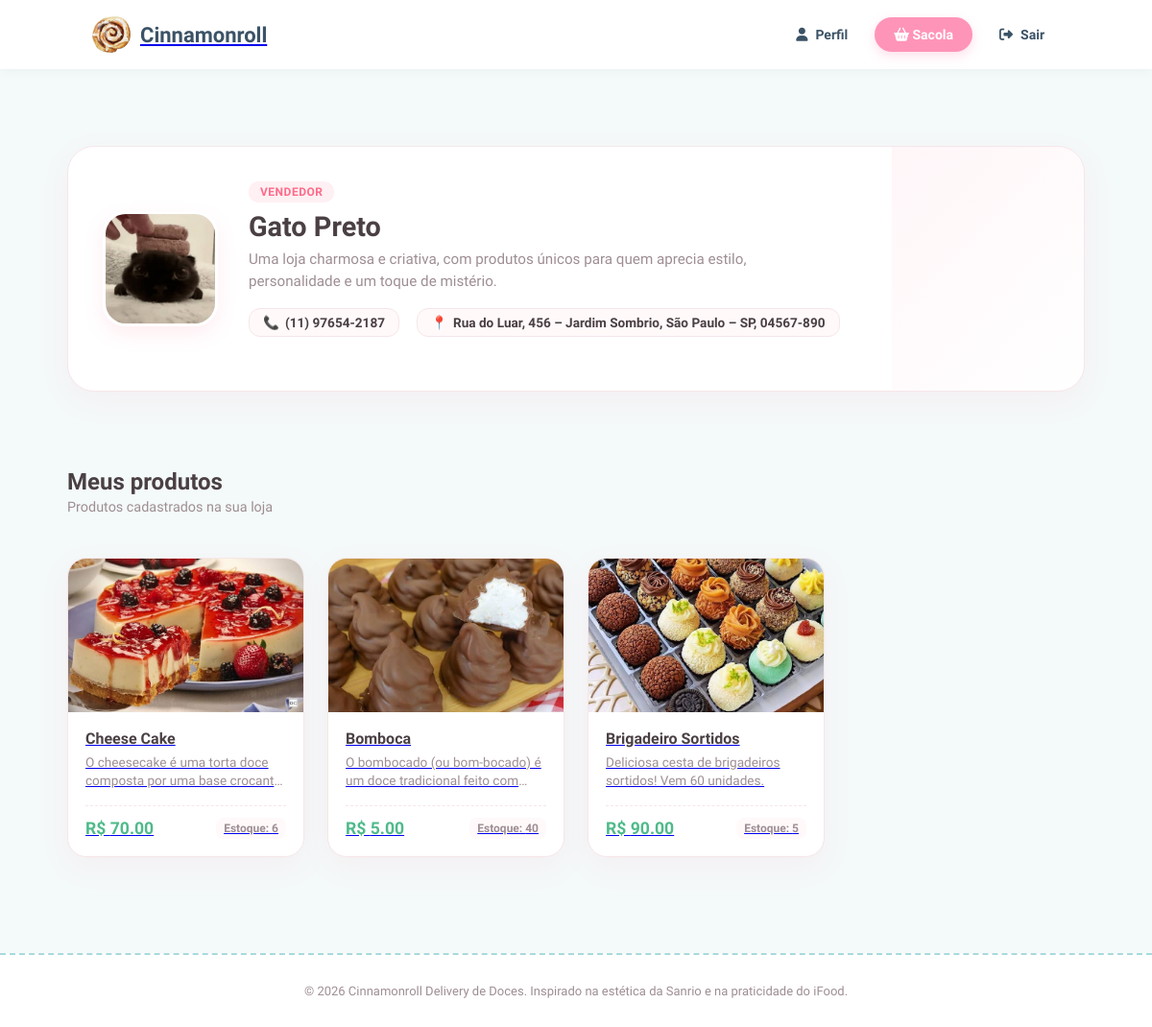
Page /perfilVendedor/50/ (signed in) on the committed database.
### core/models.py (models this page shows, shortened)
class Perfil(models.Model):
    TIPO_USUARIO = (
        ("CLIENTE", "Cliente"),
        ("VENDEDOR", "Vendedor"),
        ("ADMINISTRADOR", "Admin"),
    )
    usuario = models.OneToOneField(
        User,
        on_delete=models.CASCADE,
        related_name="perfil"
    )
    tipo = models.CharField(max_length=13, choices=TIPO_USUARIO)
    telefone = models.CharField(max_length=20, blank=True)
    endereco = models.CharField(max_length=255, blank=True)
    nome_loja = models.CharField(max_length=100, blank=True)
    descricao_loja = models.TextField(blank=True)
    foto = models.ImageField(upload_to="lojas/", blank=True, null=True)

class Produto(models.Model):
    vendedor = models.ForeignKey(
        Perfil,
        on_delete=models.CASCADE,
        related_name="produtos",
        limit_choices_to={"tipo": "VENDEDOR"}
    )
    nome = models.CharField(max_length=100)
    descricao = models.TextField()
    preco = models.DecimalField(max_digits=8, decimal_places=2)
    estoque = models.PositiveIntegerField(default=0)
    imagem = models.ImageField(upload_to="produtos/", blank=True, null=True)

### core/views.py (the view)
# urls.py: path('perfilVendedor/', perfilVendedor, name='perfilVendedor'),
@login_required
def perfilVendedor(request, id=None):
    if id:
        perfil = get_object_or_404(Perfil, id=id, tipo="VENDEDOR")
    else:
        perfil = request.user.perfil
    produtos = perfil.produtos.all()
    return render(request, 'core/perfilVendedor.html', {
        'perfil': perfil,'produtos': produtos})

### core/templates/core/perfilVendedor.html (shortened to what this page needs)
{% extends 'core/base.html' %}
{% load static %}
{% block head %}
<link rel="stylesheet" href="{% static 'forms.css' %}">
<link rel="stylesheet" href="{% static 'perfis.css' %}">
{% endblock %}
{% block content %}
<div class="perfil-vendedor">
    <section class="loja-cabecalho">
        <div class="loja-foto">
            {% if perfil.foto %}
                <img src="{{ perfil.foto.url }}" alt="Foto da loja">
            {% else %}
                <div class="loja-foto-vazia">
                    🏪
                </div>
            {% endif %}
        </div>
        <div class="loja-informacoes">
            <span class="tipo-conta">
                Vendedor
            </span>
            <h1>
                {% if perfil.nome_loja %}
                    {{ perfil.nome_loja }}
                {% else %}
                    Minha Loja
                {% endif %}
            </h1>
            {% if perfil.descricao_loja %}
                <p class="descricao-loja">
                    {{ perfil.descricao_loja }}
                </p>
            {% else %}
                <p class="descricao-vazia">
                    Sua loja ainda não possui uma descrição.
                </p>
            {% endif %}
            <div class="informacoes-contato">
                {% if perfil.telefone %}
                    <div>
                        📞
                        <span>{{ perfil.telefone }}</span>
                    </div>
                {% endif %}
                {% if perfil.endereco %}
                    <div>
                        📍
                        <span>{{ perfil.endereco }}</span>
                    </div>
                {% endif %}
            </div>
        </div>
    </section>
    <section class="produtos-loja">
        <div class="produtos-cabecalho">
            <div>
                <h2>Meus produtos</h2>
                <p>
                    Produtos cadastrados na sua loja
                </p>
            </div>
        </div>
        {% if produtos %}
            <div class="produtos-grid">
                    {% for produto in produtos %}
                    <div class="produtos-grid">
                        {% include 'core/componentes/card_produto.html' %}
                    </div>
                    {% endfor %}
            </div>
        {% endif %}
    </section>
</div>
{% endblock %}

### core/templates/core/componentes/card_produto.html
<a href="{% url 'produto' produto.id %}" class="produto-card-link">
    <div class="produto-card">
        <div class="produto-imagem">
            {% if produto.imagem %}
                <img
                    src="{{ produto.imagem.url }}"
                    alt="{{ produto.nome }}"
                >
            {% else %}
                <div class="produto-sem-imagem">
                    🍰
                </div>
            {% endif %}
        </div>
        <div class="produto-info">
            <h3>
                {{ produto.nome }}
            </h3>
            <p>
                {{ produto.descricao }}
            </p>
            <div class="produto-detalhes">
                <strong>
                    R$ {{ produto.preco|floatformat:2 }}
                </strong>
                <span>
                    Estoque: {{ produto.estoque }}
                </span>
            </div>
        </div>
    </div>
</a>

### static/style.css (style rules this page uses)
:root { --primary-blue: #a8dadc; --light-blue: #f4f9f9; --accent-pink: #ff94b9; --soft-pink-bg: #fff0f5; --soft-yellow: #fff3bf; --text-color: #3b5266; --text-muted: #7890a8; --white: #ffffff; --gray-bg: #f4f6f8; --border-color: #eef2f6; --shadow-soft: 0 4px 16px rgba(168, 218, 220, 0.15); --border-radius-lg: 20px; --border-radius-sm: 14px; }
* { margin: 0; padding: 0; box-sizing: border-box; font-family: 'Quicksand', sans-serif; }
body { background-color: var(--light-blue); color: var(--text-color); }
section { margin-bottom: 40px; }

### static/forms.css (style rules this page uses)
.produtos-grid { display: grid; grid-template-columns: repeat(auto-fill, minmax(240px, 1fr)); gap: 24px; margin-top: 20px; }
.produto-card { background-color: var(--white, #ffffff); border-radius: 18px; border: 1px solid var(--border-color, #eee); overflow: hidden; display: flex; flex-direction: column; transition: transform 0.2s, box-shadow 0.2s; }
.produto-imagem { width: 100%; height: 180px; background-color: var(--gray-bg, #f5f5f5); overflow: hidden; }
.produto-imagem img { width: 100%; height: 100%; object-fit: cover; }
.produto-info { padding: 16px; display: flex; flex-direction: column; flex: 1; justify-content: space-between; }
.produto-info h3 { font-size: 18px; margin-bottom: 8px; color: var(--text-color, #333); }
.produto-info p { font-size: 14px; color: var(--text-muted, #777); margin-bottom: 16px; }
.produto-detalhes { display: flex; justify-content: space-between; align-items: center; margin-top: auto; }
.produto-detalhes strong { font-size: 16px; color: var(--accent-pink, #ff94b9); }

### rows in the picture
Perfil: foto (picture), nome_loja "Gato Preto", descricao_loja "Uma loja charmosa e criativa, com produtos únicos para quem aprecia estilo, personalidade e um toque de mistério.", telefone "(11) 97654-2187", endereco "Rua do Luar, 456 – Jardim Sombrio, São Paulo – SP, 04567-890"
Produto: imagem (picture), nome "Cheese Cake", descricao "O cheesecake é uma torta doce composta por uma base…", preco "70.00", estoque "6"
Produto: imagem (picture), nome "Bomboca", descricao "O bombocado (ou bom-bocado) é um doce tradicional feito…", preco "5.00", estoque "40"
Produto: imagem (picture), nome "Brigadeiro Sortidos", descricao "Deliciosa cesta de brigadeiros sortidos! Vem 60 unidades.", preco "90.00", estoque "5"
